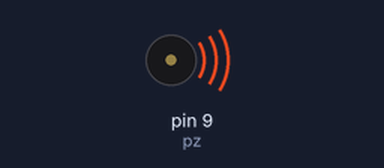
A sketch run on a simulated Arduino Uno, built with avr-gcc and run on an emulated ATmega328P. Parts: buzzer (waves = sounding).

Above: at 0.1 s.
At 21.6 s:
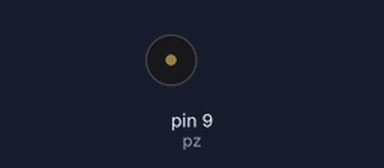
Timing chart, 0 to 23.1 s (numbered marks = the images above):
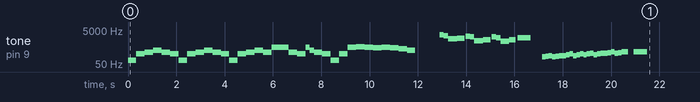

The sketch:

tanchiki.ino
```cpp
#define _B0 31
#define _C1 33
#define _CS1 35
#define _D1 37
#define _DS1 39
#define _E1 41
#define _F1 44
#define _FS1 46
#define _G1 49
#define _GS1 52
#define _A1 55
#define _AS1 58
#define _B1 62
#define _C2 65
#define _CS2 69
#define _D2 73
#define _DS2 78
#define _E2 82
#define _F2 87
#define _FS2 93
#define _G2 98
#define _GS2 104
#define _A2 110
#define _AS2 117
#define _B2 123
#define _C3 131
#define _CS3 139
#define _D3 147
#define _DS3 156
#define _E3 165
#define _F3 175
#define _FS3 185
#define _G3 196
#define _GS3 208
#define _A3 220
#define _AS3 233
#define _B3 247
#define _C4 262
#define _CS4 277
#define _D4 294
#define _DS4 311
#define _E4 330
#define _F4 349
#define _FS4 370
#define _G4 392
#define _GS4 415
#define _A4 440
#define _AS4 466
#define _B4 494
#define _C5 523
#define _CS5 554
#define _D5 587
#define _DS5 622
#define _E5 659
#define _F5 698
#define _FS5 740
#define _G5 784
#define _GS5 831
#define _A5 880
#define _AS5 932
#define _B5 988
#define _C6 1047
#define _CS6 1109
#define _D6 1175
#define _DS6 1245
#define _E6 1319
#define _F6 1397
#define _FS6 1480
#define _G6 1568
#define _GS6 1661
#define _A6 1760
#define _AS6 1865
#define _B6 1976
#define _C7 2093
#define _CS7 2217
#define _D7 2349
#define _DS7 2489
#define _E7 2637
#define _F7 2794
#define _FS7 2960
#define _G7 3136
#define _GS7 3322
#define _A7 3520
#define _AS7 3729
#define _B7 3951
#define _C8 4186
#define _CS8 4435
#define _D8 4699
#define _DS8 4978

int pz = 9;

void setup() {
  NEM();
  delay(1000);
  NokiaTune();
  delay(1000);
  Tanchiki();
  delay(1000);
}


void loop() {}

void NEM() {
  int del = 350;

  tone(pz,_E2,del);
  delay(del);
  tone(pz,_G3,del);
  delay(del);
  tone(pz,_B3,del);
  delay(del);
  tone(pz,_E4,del);
  delay(del);
  tone(pz,_B3,del);
  delay(del);
  tone(pz,_G3,del);
  delay(del);

  tone(pz,_E2,del);
  delay(del);
  tone(pz,_G3,del);
  delay(del);
  tone(pz,_B3,del);
  delay(del);
  tone(pz,_E4,del);
  delay(del);
  tone(pz,_B3,del);
  delay(del);
  tone(pz,_G3,del);
  delay(del);

  tone(pz,_E2,del);
  delay(del);
  tone(pz,_G3,del);
  delay(del);
  tone(pz,_B3,del);
  delay(del);
  tone(pz,_E4,del);
  delay(del);
  tone(pz,_B3,del);
  delay(del);

  tone(pz,_B4,del);
  delay(del);
  tone(pz,_B4,del);
  delay(del);
  tone(pz,_B3,del);
  delay(del);
  tone(pz,_G3,del);
  delay(del);
  tone(pz,_B4,.5*del);
  delay(.5*del);
  tone(pz,_E4,.5*del);
  delay(.5*del);
  tone(pz,_B3,del);
  delay(del);
  tone(pz,_G3,del);
  delay(del);

  tone(pz,_E2,del);
  delay(del);
  tone(pz,_G3,del);
  delay(del);
  tone(pz,_B4,del);
  delay(del);
  tone(pz,_C5,del);
  delay(del);
  tone(pz,_B4,del);
  delay(del);
  tone(pz,_A4,del);
  delay(del);
  tone(pz,_B4,del);
  delay(del);
  tone(pz,_A4,del);
  delay(del);
  tone(pz,_G4,del);
  delay(del);
  tone(pz,_E4,del);
  delay(del);
}

void NokiaTune() {
   int del=180;
   tone(pz,_E7,del);
   delay(del);
   tone(pz,_D7,del);
   delay(del);
   tone(pz,_FS6,2*del);
   delay(2*del);
   tone(pz,_GS6,1.8*del);
   delay(2*del);

   tone(pz,_CS7,del);
   delay(del);
   tone(pz,_B6,del);
   delay(del);
   tone(pz,_D6,2*del);
   delay(2*del);
   tone(pz,_E6,1.8*del);
   delay(2*del);

   tone(pz,_B6,del);
   delay(del);
   tone(pz,_A6,del);
   delay(del);
   tone(pz,_CS6,2*del);
   delay(2*del);
   tone(pz,_E6,1.5*del);
   delay(2*del);

   tone(pz,_A6,3*del);
}

void Tanchiki() {
   int del = 143;
   tone(pz,_C3,del);
   delay(del);
   tone(pz,_D3,del);
   delay(del);
   tone(pz,_DS3,del);
   delay(del);
   tone(pz,_C3,del);
   delay(del);
   tone(pz,_D3,del);
   delay(del);
   tone(pz,_DS3,del);
   delay(del);

   tone(pz,_DS3,del);
   delay(del);
   tone(pz,_F3,del);
   delay(del);
   tone(pz,_G3,del);
   delay(del);
   tone(pz,_DS3,del);
   delay(del);
   tone(pz,_F3,del);
   delay(del);
   tone(pz,_G3,del);
   delay(del);

   tone(pz,_F3,del);
   delay(del);
   tone(pz,_G3,del);
   delay(del);
   tone(pz,_A3,del);
   delay(del);
   tone(pz,_F3,del);
   delay(del);
   tone(pz,_G3,del);
   delay(del);
   tone(pz,_A3,del);
   delay(del);

   tone(pz,_GS3,del);
   delay(del);
   tone(pz,_AS3,del);
   delay(del);
   tone(pz,_C4,del);
   delay(del);
   tone(pz,_GS3,del);
   delay(del);
   tone(pz,_AS3,del);
   delay(del);
   tone(pz,_C4,del);
   delay(del);

   tone(pz,_C4,del);
   delay(2.5*del);

   tone(pz,_C4,del);
   delay(del);
   tone(pz,_C4,del);
   delay(del);
   tone(pz,_C4,del);
   delay(del);
   tone(pz,_C4,del);
}
```
